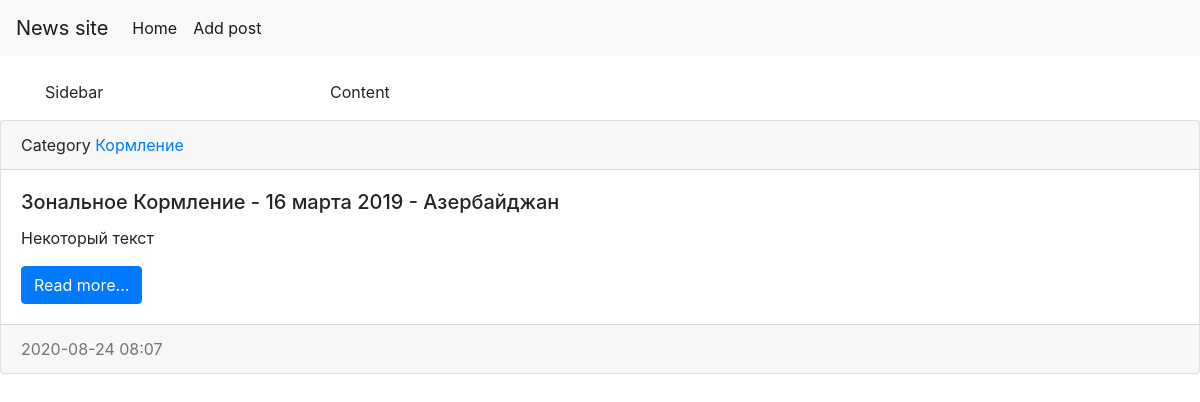
The app's page /category/1/, older data.
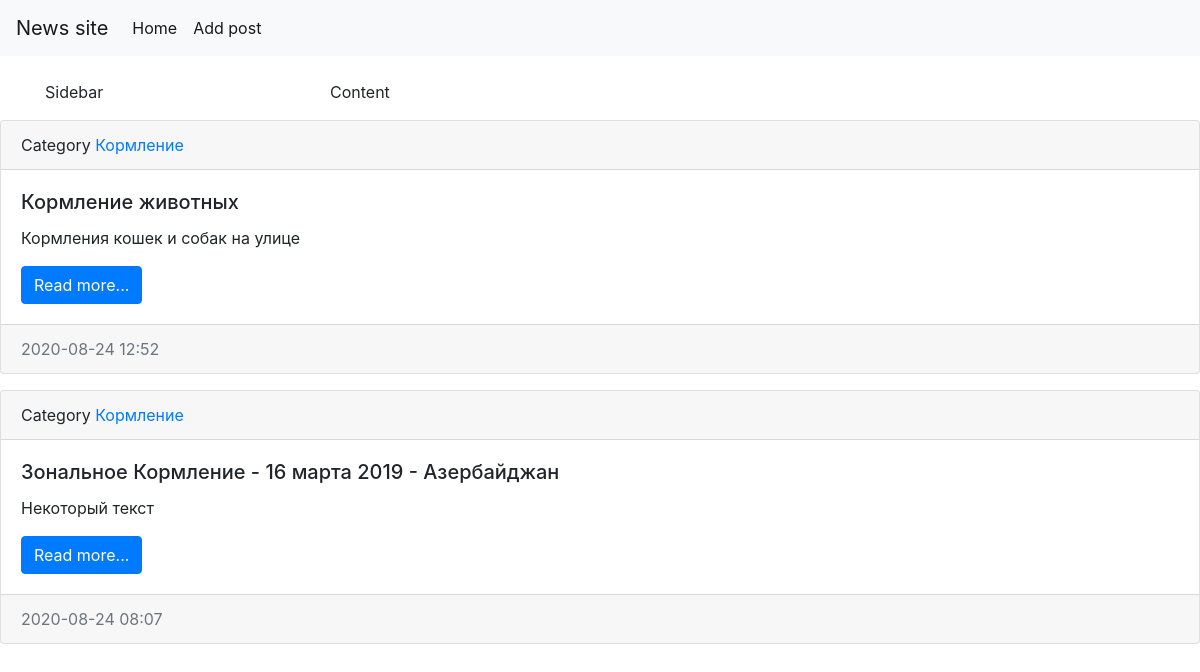
The same page, newer data.
### reports/models.py (models this page shows, shortened)
class Report(models.Model):
    title = models.CharField(max_length=150, verbose_name="Имя статьи")
    content = models.TextField(blank=True, verbose_name="Контент")
    updated_at = models.DateTimeField(auto_now=True, verbose_name="Дата обновления")
    category = models.ForeignKey('Category', on_delete=models.PROTECT, null=True)
    created_at = models.DateTimeField(auto_now_add=True, verbose_name="Дата создания")
    is_published = models.BooleanField(default=True, verbose_name="Опубликовано")
    class Meta:
        verbose_name = "Отчет"
        verbose_name_plural = "Отчеты"
        ordering = ['-created_at']

class Category(models.Model):
    title = models.CharField(max_length=150, db_index=True, verbose_name='Название категори')
    def __str__(self):
        return self.title
    class Meta:
        verbose_name = "Категория"
        verbose_name_plural = "Категории"
        ordering = ['title']

### reports/views.py (the view)
# urls.py: path('category/<int:category_id>/', get_category, name = "category"),
def get_category(request, category_id):
    reports = Report.objects.filter(category_id = category_id)
    category =  Category.objects.get(pk = category_id)
    context = {
        'reports': reports,
        'category': category,
    }
    return render(request, template_name='reports/category.html', context=context)

### templates/reports/category.html
{% include 'base.html' %}
{% block content %}
    {% for item in reports %}
        <div class="card mb-3">
            <div class="card-header">
                Category <a href="{% url 'category' item.category.pk %}">{{ item.category }}</a>
            </div>
            <div class="card-body">
                <div class="media">
                    <div class="media-body">
                        <h5 class="card-title">{{ item.title }}</h5>
                        <p class="card-text">{{ item.content }}</p>
                        <a href="#" class="btn btn-primary">Read more...</a>
                    </div>
                </div>
            </div>
            <div class="card-footer text-muted">
                {{ item.created_at|date:"Y-m-d H:i" }}
            </div>
        </div>
    {% endfor %}
{% endblock %}

Row changes from the older to the newer data that the page shows:
added Report: category "Кормление", title "Кормление животных", content "Кормления кошек и собак на улице", created_at "2020-08-24 12:52"
